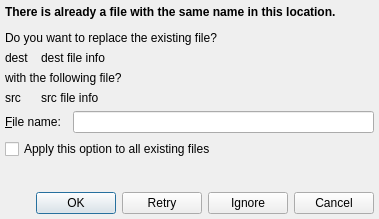
<?xml version="1.0" encoding="UTF-8"?>
<ui version="4.0">
 <class>RenameDialog</class>
 <widget class="QDialog" name="RenameDialog">
  <property name="geometry">
   <rect>
    <x>0</x>
    <y>0</y>
    <width>379</width>
    <height>219</height>
   </rect>
  </property>
  <property name="windowTitle">
   <string>Confirm to replace files</string>
  </property>
  <property name="sizeGripEnabled">
   <bool>false</bool>
  </property>
  <layout class="QVBoxLayout" name="verticalLayout">
   <property name="spacing">
    <number>6</number>
   </property>
   <property name="margin">
    <number>5</number>
   </property>
   <item>
    <widget class="QLabel" name="label">
     <property name="sizePolicy">
      <sizepolicy hsizetype="Preferred" vsizetype="Fixed">
       <horstretch>0</horstretch>
       <verstretch>0</verstretch>
      </sizepolicy>
     </property>
     <property name="text">
      <string>&lt;html&gt;&lt;head/&gt;&lt;body&gt;&lt;p&gt;&lt;span style=&quot; font-weight:600;&quot;&gt;There is already a file with the same name in this location.&lt;/span&gt;&lt;/p&gt;&lt;p&gt;Do you want to replace the existing file?&lt;/p&gt;&lt;/body&gt;&lt;/html&gt;</string>
     </property>
    </widget>
   </item>
   <item>
    <layout class="QGridLayout" name="gridLayout">
     <property name="horizontalSpacing">
      <number>12</number>
     </property>
     <property name="verticalSpacing">
      <number>6</number>
     </property>
     <item row="0" column="0">
      <widget class="QLabel" name="destIcon">
       <property name="sizePolicy">
        <sizepolicy hsizetype="Fixed" vsizetype="Fixed">
         <horstretch>0</horstretch>
         <verstretch>0</verstretch>
        </sizepolicy>
       </property>
       <property name="text">
        <string>dest</string>
       </property>
      </widget>
     </item>
     <item row="1" column="0" colspan="2">
      <widget class="QLabel" name="label_3">
       <property name="text">
        <string>with the following file?</string>
       </property>
      </widget>
     </item>
     <item row="2" column="1">
      <widget class="QLabel" name="srcInfo">
       <property name="sizePolicy">
        <sizepolicy hsizetype="Preferred" vsizetype="Fixed">
         <horstretch>0</horstretch>
         <verstretch>0</verstretch>
        </sizepolicy>
       </property>
       <property name="text">
        <string>src file info</string>
       </property>
      </widget>
     </item>
     <item row="0" column="1">
      <widget class="QLabel" name="destInfo">
       <property name="sizePolicy">
        <sizepolicy hsizetype="Preferred" vsizetype="Fixed">
         <horstretch>0</horstretch>
         <verstretch>0</verstretch>
        </sizepolicy>
       </property>
       <property name="text">
        <string>dest file info</string>
       </property>
      </widget>
     </item>
     <item row="2" column="0">
      <widget class="QLabel" name="srcIcon">
       <property name="sizePolicy">
        <sizepolicy hsizetype="Fixed" vsizetype="Fixed">
         <horstretch>0</horstretch>
         <verstretch>0</verstretch>
        </sizepolicy>
       </property>
       <property name="text">
        <string>src</string>
       </property>
      </widget>
     </item>
    </layout>
   </item>
   <item>
    <layout class="QHBoxLayout" name="horizontalLayout">
     <property name="spacing">
      <number>12</number>
     </property>
     <item>
      <widget class="QLabel" name="label_6">
       <property name="sizePolicy">
        <sizepolicy hsizetype="Preferred" vsizetype="Fixed">
         <horstretch>0</horstretch>
         <verstretch>0</verstretch>
        </sizepolicy>
       </property>
       <property name="text">
        <string>&amp;File name:</string>
       </property>
       <property name="buddy">
        <cstring>fileName</cstring>
       </property>
      </widget>
     </item>
     <item>
      <widget class="QLineEdit" name="fileName"/>
     </item>
    </layout>
   </item>
   <item>
    <widget class="QCheckBox" name="checkBox">
     <property name="text">
      <string>Apply this option to all existing files</string>
     </property>
    </widget>
   </item>
   <item>
    <spacer name="verticalSpacer">
     <property name="orientation">
      <enum>Qt::Vertical</enum>
     </property>
     <property name="sizeType">
      <enum>QSizePolicy::Expanding</enum>
     </property>
     <property name="sizeHint" stdset="0">
      <size>
       <width>0</width>
       <height>0</height>
      </size>
     </property>
    </spacer>
   </item>
   <item>
    <widget class="QDialogButtonBox" name="buttonBox">
     <property name="orientation">
      <enum>Qt::Horizontal</enum>
     </property>
     <property name="standardButtons">
      <set>QDialogButtonBox::Cancel|QDialogButtonBox::Ignore|QDialogButtonBox::Ok|QDialogButtonBox::Retry</set>
     </property>
    </widget>
   </item>
  </layout>
 </widget>
 <resources/>
 <connections>
  <connection>
   <sender>buttonBox</sender>
   <signal>accepted()</signal>
   <receiver>RenameDialog</receiver>
   <slot>accept()</slot>
   <hints>
    <hint type="sourcelabel">
     <x>248</x>
     <y>254</y>
    </hint>
    <hint type="destinationlabel">
     <x>157</x>
     <y>274</y>
    </hint>
   </hints>
  </connection>
  <connection>
   <sender>buttonBox</sender>
   <signal>rejected()</signal>
   <receiver>RenameDialog</receiver>
   <slot>reject()</slot>
   <hints>
    <hint type="sourcelabel">
     <x>316</x>
     <y>260</y>
    </hint>
    <hint type="destinationlabel">
     <x>286</x>
     <y>274</y>
    </hint>
   </hints>
  </connection>
 </connections>
</ui>
